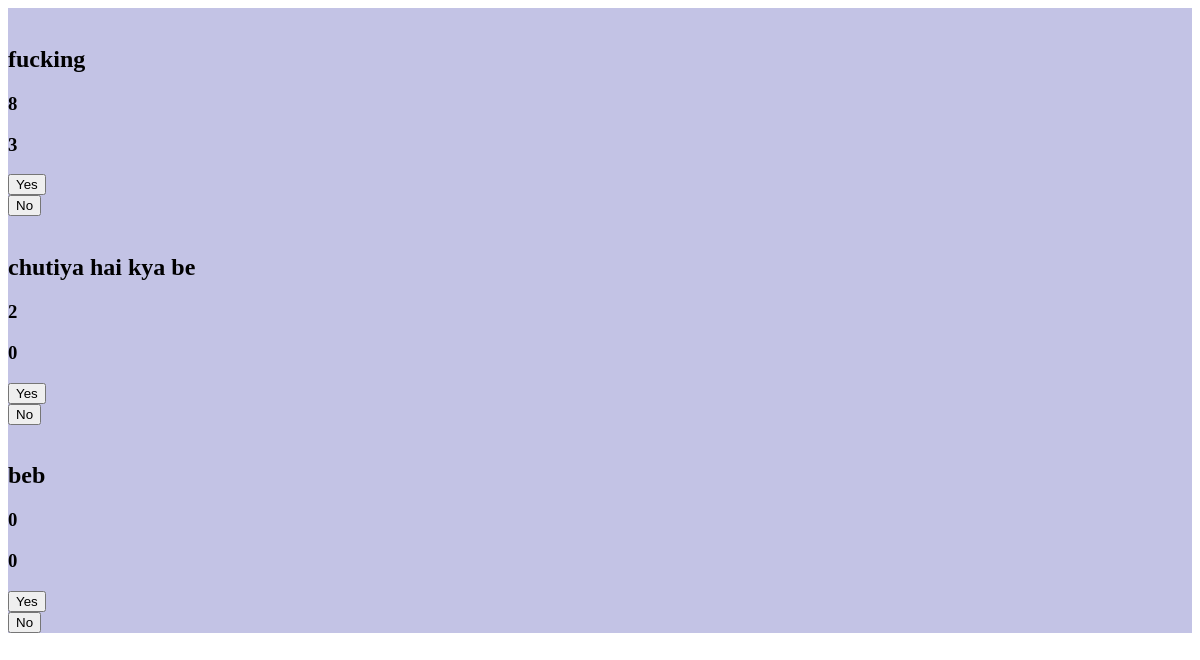
/offensive/list_polls/ (signed in), run on an earlier commit of the app's database.
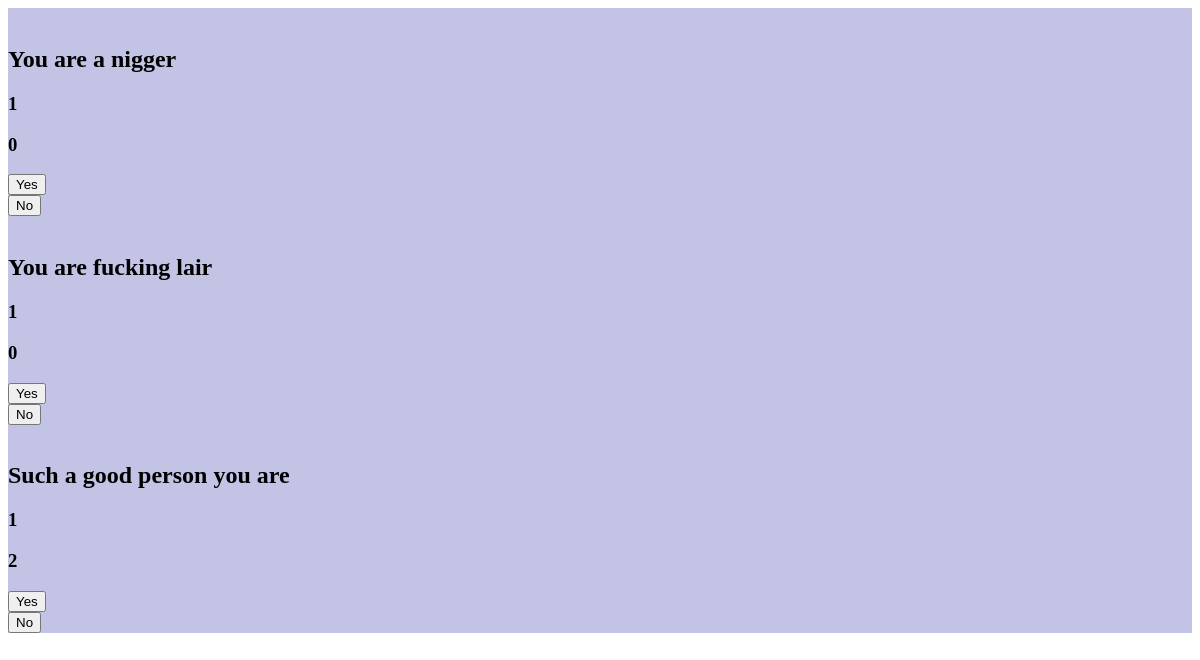
And on a later commit of the database.
### offensive/models.py (models this page shows, shortened)
class PollOffensive(models.Model):
    user=models.ForeignKey( User,on_delete=models.CASCADE)
    offensive_sentence = models.CharField(max_length=400,blank=True,null=True)
    vote_yes = models.IntegerField(blank=True,null=True)
    vote_no = models.IntegerField(blank=True,null=True)
    user=models.ForeignKey( User,on_delete=models.CASCADE)
    voter_pole = models.TextField(blank=True,null=True)

### offensive/views.py (the view)
# urls.py: path('list_polls/',views.list_of_polls,name='list'),
@login_required
def list_of_polls(request):
    if request.method== 'POST':
        sentence = request.POST['sentence']
        vote = request.POST.get('vote')
        voting = PollOffensive.objects.get(id=sentence)
        print(voting)
        if vote == 'yes':
            vote_count = voting.vote_yes
            voting.vote_yes = vote_count+1
            voting.save()
            return redirect('list')
        elif vote == 'no':
            vote_count = voting.vote_no
            voting.vote_no = vote_count+1
            voting.save()
            return redirect('list')
        return redirect('list')
    else:
        lists =PollOffensive.objects.all()
        return render(request, 'offensive/list_polls.html',{'page_obj' : lists})

### offensive/templates/offensive/list_polls.html (shortened to what this page needs)
<!DOCTYPE html>
<html lang="en">
<head>
</head>
<body>
    {% for obj in page_obj %}
          <div class="col-lg-3 col-md-6">
            <div class="service-box" style="background: #C3C3E5; color:black;">
              <div class="service-content">
              	<br>
                <h2 class="s-title" style=" color:black;"> {{ obj.offensive_sentence }} </h2>
                <h3 class="s-title" style="color:black;">{{ obj.vote_yes }} </h3>
                <h3 class="s-title" style="color:black;">{{ obj.vote_no }} </h3>
                <form  method="POST" >
                  <button type="submit"  class="button_dis"> Yes </button>
                </form>
                <form  method="POST">
                  <button type="submit"  class="button_dis"> No </button>
                </form>
              </div>
            </div>
          </div>
          {% endfor %}
</body>
</html>

What changed in the data, as far as the page shows it:
removed PollOffensive: offensive_sentence "fucking", vote_yes "8", vote_no "3"
removed PollOffensive: offensive_sentence "chutiya hai kya be", vote_yes "2", vote_no "0"
removed PollOffensive: offensive_sentence "beb", vote_yes "0", vote_no "0"
added PollOffensive: offensive_sentence "You are a nigger", vote_yes "1", vote_no "0"
added PollOffensive: offensive_sentence "You are fucking lair", vote_yes "1", vote_no "0"
added PollOffensive: offensive_sentence "Such a good person you are", vote_yes "1", vote_no "2"
